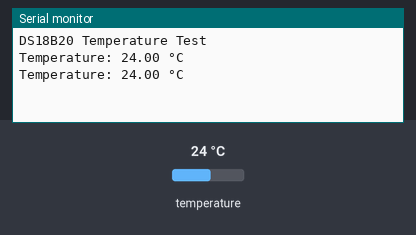
Recording of a sketch running on a simulated ESP8266 (NodeMCU). On the bench: the last lines printed to the serial monitor. The inputs (shaded band) are chosen by the test bench; at power-on: temperature 24 °C.

Above: at 4.3 s.
4.4 s: temperature set to 12 °C
At 7.1 s:
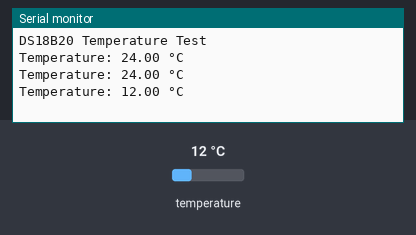
8.1 s: temperature set to 19 °C
At 10.3 s:
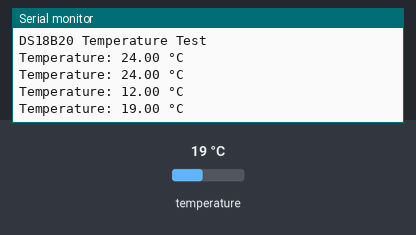
Timing chart, 0 to 11.8 s (numbered marks = the images above; inputs shaded):
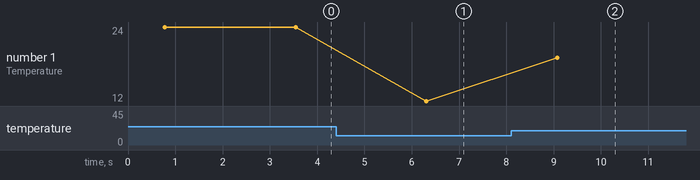

The sketch:

ds18b20.ino
```cpp
#include <OneWire.h>
#include <DallasTemperature.h>

#define ONE_WIRE_BUS D2

OneWire oneWire(ONE_WIRE_BUS);
DallasTemperature sensors(&oneWire);

void setup() {
  Serial.begin(115200);
  sensors.begin();
  Serial.println("DS18B20 Temperature Test");
}

void loop() {
  sensors.requestTemperatures();

  float tempC = sensors.getTempCByIndex(0);

  Serial.print("Temperature: ");
  Serial.print(tempC);
  Serial.println(" °C");

  delay(2000);
}
```

Measured:
- after the input at 4.4 s, the serial monitor: prints a new line after 1.9 s (image 1)
- after the input at 8.1 s, the serial monitor: prints a new line after 0.97 s (image 2)
- plotted number 1: 24 → 12 after the input at 4.4 s, 12 → 19 after the input at 8.1 s
